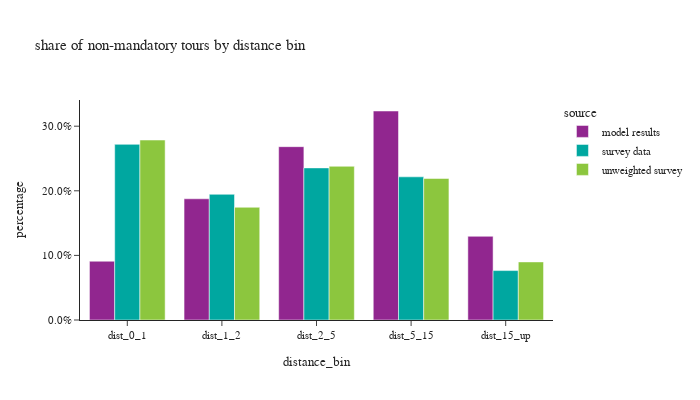

The cell this chart's notebook holds for it:
### Code cell
# plot1
df_plot = non_m_tour_data.loc[non_m_tour_data['distance_bin'] != float('nan')].groupby(['source','distance_bin'])['tour_weight'].sum().reset_index()
df_plot['percentage'] = df_plot.groupby(['source'], group_keys=False)['tour_weight']. \
    apply(lambda x: x / float(x.sum()))
# df_plot
fig1 = px.bar(df_plot, x='distance_bin', y="percentage", color="source", barmode="group",
              title="share of non-mandatory tours by distance bin")
fig1.for_each_annotation(lambda a: a.update(text = a.text.split("=")[-1]))
fig1.update_layout(height=400, width=700, font=dict(size=11), yaxis=dict(tickformat=".1%"))
fig1.show()

### Figure 1 — Plotly figure (JSON) as saved in the notebook; plotly's stock layout.template omitted (floating-point values rounded to 4 significant figures)
{"data": [{"alignmentgroup": "True", "hovertemplate": "source=model results<br>distance_bin=%{x}<br>percentage=%{y}<extra></extra>", "legendgroup": "model results", "marker": {"color": "#91268F", "pattern": {"shape": ""}}, "name": "model results", "offsetgroup": "model results", "orientation": "v", "showlegend": true, "textposition": "auto", "type": "bar", "x": ["dist_0_1", "dist_1_2", "dist_2_5", "dist_5_15", "dist_15_up"], "xaxis": "x", "y": [0.09098, 0.1876, 0.2683, 0.3235, 0.1295], "yaxis": "y"}, {"alignmentgroup": "True", "hovertemplate": "source=survey data<br>distance_bin=%{x}<br>percentage=%{y}<extra></extra>", "legendgroup": "survey data", "marker": {"color": "#00A7A0", "pattern": {"shape": ""}}, "name": "survey data", "offsetgroup": "survey data", "orientation": "v", "showlegend": true, "textposition": "auto", "type": "bar", "x": ["dist_0_1", "dist_1_2", "dist_2_5", "dist_5_15", "dist_15_up"], "xaxis": "x", "y": [0.2719, 0.1946, 0.2354, 0.2216, 0.07648], "yaxis": "y"}, {"alignmentgroup": "True", "hovertemplate": "source=unweighted survey<br>distance_bin=%{x}<br>percentage=%{y}<extra></extra>", "legendgroup": "unweighted survey", "marker": {"color": "#8CC63E", "pattern": {"shape": ""}}, "name": "unweighted survey", "offsetgroup": "unweighted survey", "orientation": "v", "showlegend": true, "textposition": "auto", "type": "bar", "x": ["dist_0_1", "dist_1_2", "dist_2_5", "dist_5_15", "dist_15_up"], "xaxis": "x", "y": [0.2786, 0.1745, 0.2379, 0.2191, 0.08991], "yaxis": "y"}], "layout": {"barmode": "group", "font": {"size": 11}, "height": 400, "legend": {"title": {"text": "source"}, "tracegroupgap": 0}, "title": {"text": "share of non-mandatory tours by distance bin"}, "width": 700, "xaxis": {"anchor": "y", "domain": [0.0, 1.0], "title": {"text": "distance_bin"}}, "yaxis": {"anchor": "x", "domain": [0.0, 1.0], "tickformat": ".1%", "title": {"text": "percentage"}}}}
